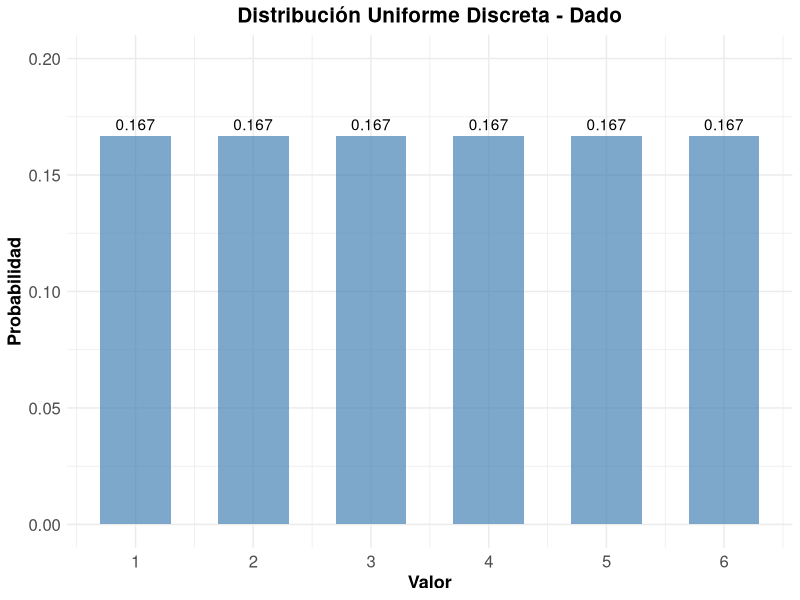
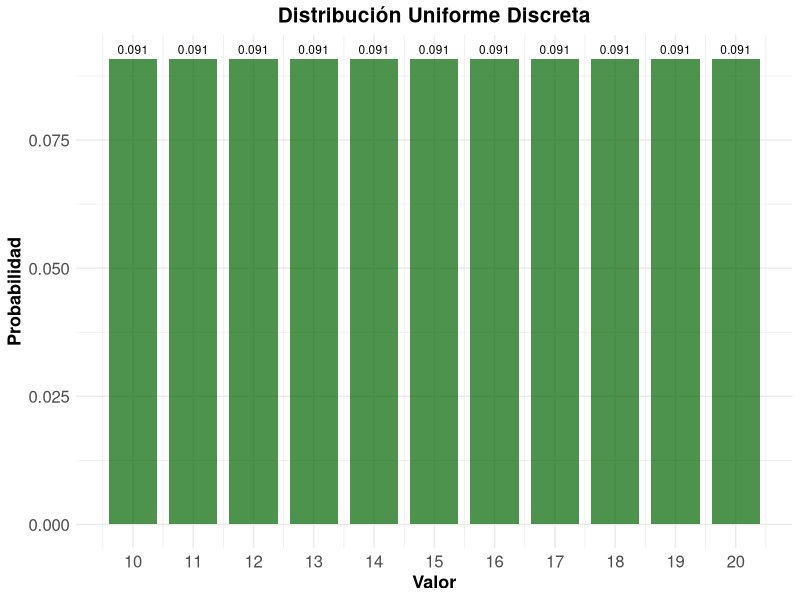
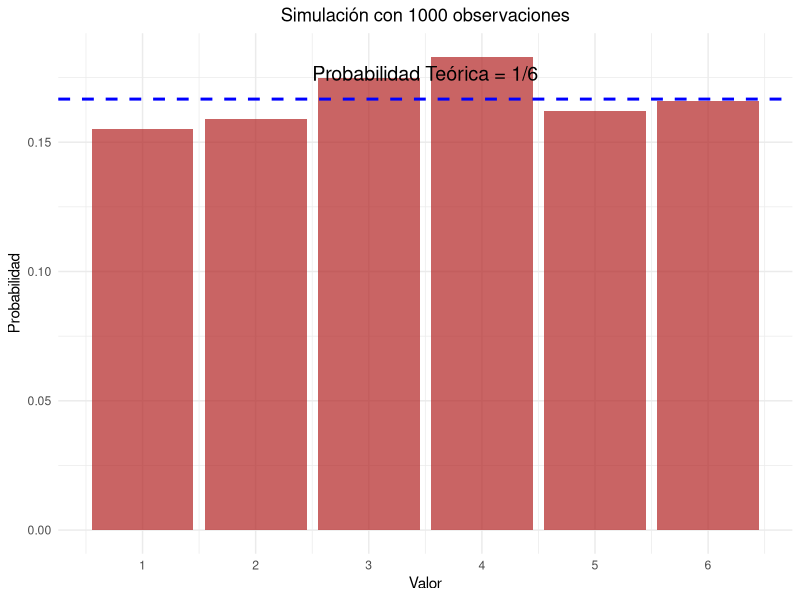
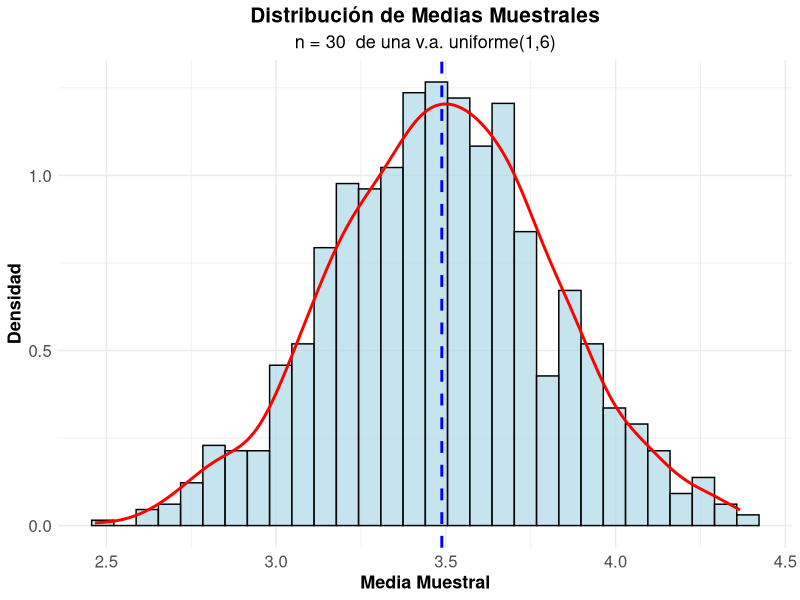
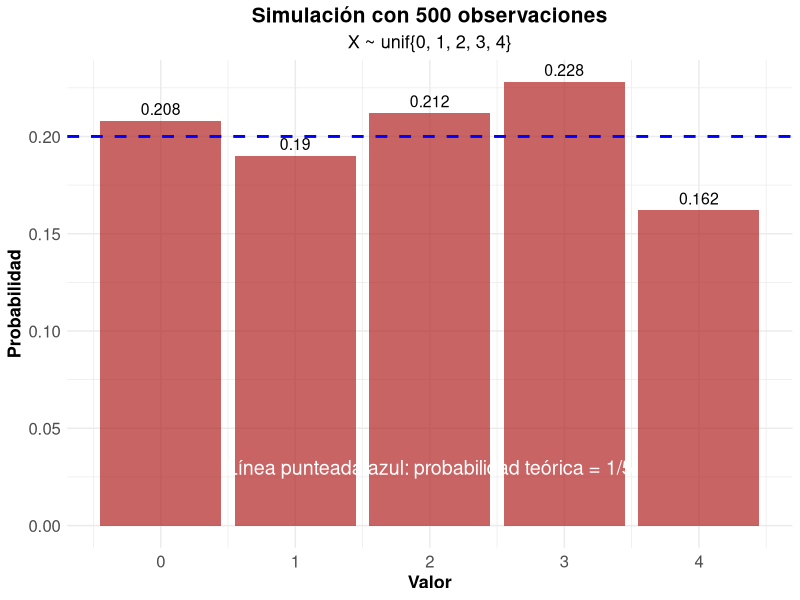
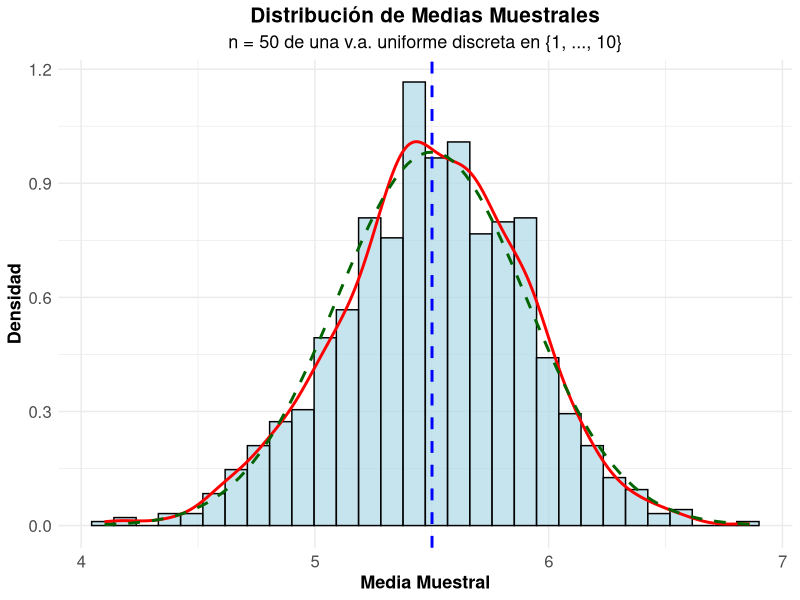

The R script that drew these images, in order:
## ---- chunk 1
#| label: setup
#| include: false
library(tidyverse)
library(kableExtra)
library(gridExtra)
## ---- chunk 2
#| code-fold: true
#| label: dado-ejemplo

# Parámetros del dado
x_1 <- 1
x_6 <- 6
valores <- x_1:x_6
probabilidades <- rep(1/length(valores), length(valores))

# Crear data frame
dado_data <- data.frame(
  Valor = valores,
  Probabilidad = probabilidades
)

# Mostrar tabla
kable(dado_data, 
      caption = "Distribución de probabilidad de un dado",
      align = "cc") %>%
  kable_styling(bootstrap_options = "striped")
## ---- chunk 3
#| code-fold: true
#| label: parametros-dado
# Media
media <- sum(dado_data$Valor)/length(dado_data$Valor)
cat("Media:", media, "\n")

# Varianza
varianza <- sum((dado_data$Valor- media)^2)/length(dado_data$Valor)
cat("Varianza:", varianza, "\n")

# Desviación estándar
desv_std <- sqrt(varianza)
cat("Desviación estándar:", round(desv_std, 4), "\n")
## ---- chunk 4
#| code-fold: true
#| label: grafico-dado
#| fig-cap: "Función de probabilidad de un dado"

ggplot(dado_data, aes(x = Valor, y = Probabilidad)) +
  geom_col(fill = "steelblue", alpha = 0.7, width = 0.6) +
  geom_text(aes(label = round(Probabilidad, 3)), vjust = -0.5) +
  scale_x_continuous(breaks = valores) +
  scale_y_continuous(limits = c(0, 0.20)) +
  labs(title = "Distribución Uniforme Discreta - Dado",
       x = "Valor",
       y = "Probabilidad") +
  theme_minimal() +
  theme(
    legend.title = element_text(size=13, face="bold"),
    legend.text = element_text(size=13),
    plot.title = element_text(size=15, face="bold", hjust = 0.5),
    plot.subtitle = element_text(size=13, hjust = 0.5),
    axis.text.x=element_text(size=12),
    axis.text.y=element_text(size=12),
    axis.title.x = element_text(face="bold", size=13),
    axis.title.y = element_text(face="bold", size=13)
    # panel.grid.major.y = element_line(color = "#ECF0F1", linewidth = 0.5,
    #   linetype = "dashed"),
    # panel.grid.minor.y = element_blank(),
    # panel.grid.major.x = element_blank(),
    # panel.background = element_rect(fill = "#FAFAFA", color = NA),
    # plot.background = element_rect(fill = "white", color = NA)
  )
## ---- chunk 5
#| code-fold: true
#| label: ejemplo-numeros

x2_1 <- 10
x2_n <- 20
valores2 <- x2_1:x2_n
probabilidades2 <- rep(1/(length(valores2)), length(valores2))

# Data_frame
data2 <- data.frame(
  Valor = valores2,
  Probabilidad = probabilidades2
)

# Parámetros estadísticos
media2 <- mean(data2$Valor)
varianza2 <- sum((data2$Valor - media2)^2)/length(data2$Valor)
desv_std2 <- sqrt(varianza2)

cat("Media:", media2, "\n")
cat("Varianza:", round(varianza2, 4), "\n")
cat("Desviación estándar:", round(desv_std2, 4), "\n")
## ---- chunk 6
#| label: grafico-numeros
#| code-fold: true
#| fig-align: "center"
#| fig-cap: "Distribución uniforme discreta entre 10 y 20"


ggplot(data2, aes(x = Valor, y = Probabilidad)) +
  geom_col(fill = "darkgreen", alpha = 0.7, width = 0.8) +
  geom_text(aes(label = round(Probabilidad, 3)), 
            vjust = -0.5, size = 3) +
  scale_x_continuous(breaks = seq(10, 20, 1)) +
  labs(title = "Distribución Uniforme Discreta",
       x = "Valor",
       y = "Probabilidad") +
  theme_minimal() +
  theme(
    legend.title = element_text(size=13, face="bold"),
    legend.text = element_text(size=13),
    plot.title = element_text(size=15, face="bold", hjust = 0.5),
    plot.subtitle = element_text(size=13, hjust = 0.5),
    axis.text.x=element_text(size=12),
    axis.text.y=element_text(size=12),
    axis.title.x = element_text(face="bold", size=13),
    axis.title.y = element_text(face="bold", size=13)
    # panel.grid.major.y = element_line(color = "#ECF0F1", linewidth = 0.5,
    #   linetype = "dashed"),
    # panel.grid.minor.y = element_blank(),
    # panel.grid.major.x = element_blank(),
    # panel.background = element_rect(fill = "#FAFAFA", color = NA),
    # plot.background = element_rect(fill = "white", color = NA)
  )
## ---- chunk 7
#| code-fold: true
#| label: simulacion

# Generar 1000 números aleatorios
n_sim <- 1000
muestra <- sample(1:6, n_sim, replace = TRUE)

# Frecuencias observadas
freq_obs <- table(muestra)
freq_rel <- prop.table(freq_obs)

# Comparar con probabilidades teóricas
comparacion <- data.frame(
  Valor = 1:6,
  Prob_Teorica = rep(1/6, 6),
  Freq_Observada = as.numeric(freq_rel)
)

kable(comparacion, 
      caption = "Comparación entre probabilidades teóricas y observadas",
      col.names = c("Valor", "Prob. Teórica", "Freq. Observada"),
      digits = 4) |> 
  kable_styling(bootstrap_options = "striped")
## ---- chunk 8
#| code-fold: true
#| label: grafico-simulacion
#| fig-width: 8
#| fig-height: 6
#| fig-align: "center"
#| fig-cap: "Comparación entre distribución teórica y simulada"



ggplot(comparacion) +
  geom_col(aes(x=Valor, y=Freq_Observada),alpha = 0.7, fill="firebrick") +
  scale_x_continuous(breaks = 1:6) +
  geom_hline(yintercept = 1/6, color = "blue", linetype = "dashed", linewidth = 1) +
  annotate("text", x=3.5, y=1/6 + 0.01, label="Probabilidad Teórica = 1/6", color = "black", size=5) +
  labs(title = paste("Simulación con", n_sim, "observaciones"),
       x = "Valor",
       y = "Probabilidad") +
  theme_minimal() +
  theme(plot.title = element_text(hjust = 0.5),
        legend.position = "bottom")
## ---- chunk 9
#| code-fold: true
#| label: limite-central
#| fig-width: 8
#| fig-height: 6
#| fig-align: "center"
#| fig-cap: "Verificación del Teorema Central del Límite"
# Simular medias muestrales

k_muestra <- 1000
n_muestra <- 30

medias_muestrales <- replicate(k_muestra, {
  muestra <- sample(1:6, n_muestra, replace = TRUE)
  mean(muestra)
})

# Crear histograma
hist_data <- data.frame(Medias = medias_muestrales)

ggplot(hist_data) +
  geom_histogram(aes(x=Medias, after_stat(density)), bins = 30, 
                 fill = "lightblue", alpha = 0.7, color = "black") +
  geom_density(aes(x = Medias), color = "red", linewidth = 1) +
  geom_vline(xintercept = mean(medias_muestrales), 
             color = "blue", linetype = "dashed", linewidth = 1) +
  labs(title = "Distribución de Medias Muestrales",
       subtitle = paste("n =", n_muestra, " de una v.a. uniforme(1,6)"),
       x = "Media Muestral",
       y = "Densidad") +
  theme_minimal() +
  theme(
    legend.title = element_text(size=13, face="bold"),
    legend.text = element_text(size=13),
    plot.title = element_text(size=15, face="bold", hjust = 0.5),
    plot.subtitle = element_text(size=13, hjust = 0.5),
    axis.text.x=element_text(size=12),
    axis.text.y=element_text(size=12),
    axis.title.x = element_text(face="bold", size=13),
    axis.title.y = element_text(face="bold", size=13)
    # panel.grid.major.y = element_line(color = "#ECF0F1", linewidth = 0.5,
    #   linetype = "dashed"),
    # panel.grid.minor.y = element_blank(),
    # panel.grid.major.x = element_blank(),
    # panel.background = element_rect(fill = "#FAFAFA", color = NA),
    # plot.background = element_rect(fill = "white", color = NA)
  )

# Estadísticas
cat("Media teórica:", (1+6)/2, "\n")
cat("Media observada:", round(mean(medias_muestrales), 4), "\n")
cat("Varianza teórica de la media:", round(((6-1+1)^2-1)/12/n_muestra, 4), "\n")
cat("Varianza observada de la media:", round(var(medias_muestrales), 4), "\n")
## ---- chunk 10
#| label: sol-unif-sim1-datos
#| code-fold: true

set.seed(2025)

# Tema común para los gráficos de las soluciones
tema_ej <- theme_minimal() +
  theme(
    legend.title = element_text(size=13, face="bold"),
    legend.text = element_text(size=13),
    plot.title = element_text(size=15, face="bold", hjust = 0.5),
    plot.subtitle = element_text(size=13, hjust = 0.5),
    axis.text.x=element_text(size=12),
    axis.text.y=element_text(size=12),
    axis.title.x = element_text(face="bold", size=13),
    axis.title.y = element_text(face="bold", size=13)
  )

# Simulación
valores_s1 <- 0:4
n_sim_s1 <- 500
muestra_s1 <- sample(valores_s1, n_sim_s1, replace = TRUE)

# Frecuencias observadas (con factor para no perder ningún valor)
freq_obs_s1 <- table(factor(muestra_s1, levels = valores_s1))

# Comparación con las probabilidades teóricas
comparacion_s1 <- data.frame(
  Valor = valores_s1,
  Prob_Teorica = rep(1/length(valores_s1), length(valores_s1)),
  Freq_Observada = as.numeric(prop.table(freq_obs_s1))
)
comparacion_s1$Diferencia <- abs(comparacion_s1$Freq_Observada - comparacion_s1$Prob_Teorica)

kable(comparacion_s1,
      caption = "Comparación entre probabilidades teóricas y frecuencias observadas (500 simulaciones)",
      col.names = c("Valor", "Prob. Teórica", "Freq. Observada", "Diferencia"),
      digits = 4) |>
  kable_styling(bootstrap_options = "striped")
## ---- chunk 11
#| label: sol-unif-sim1-parametros
#| code-fold: true

media_teo_s1 <- mean(valores_s1)
var_teo_s1 <- sum((valores_s1 - media_teo_s1)^2)/length(valores_s1)

cat("Media teórica:", media_teo_s1, "| Media observada:", round(mean(muestra_s1), 4), "\n")
cat("Varianza teórica:", var_teo_s1, "| Varianza observada:", round(var(muestra_s1), 4), "\n")
## ---- chunk 12
#| label: sol-unif-sim1-grafico
#| code-fold: true
#| fig-width: 8
#| fig-height: 6
#| fig-align: "center"
#| fig-cap: "Frecuencias observadas (500 simulaciones) vs. probabilidad teórica 1/5"

ggplot(comparacion_s1) +
  geom_col(aes(x = Valor, y = Freq_Observada), alpha = 0.7, fill = "firebrick") +
  geom_text(aes(x = Valor, y = Freq_Observada, label = round(Freq_Observada, 3)),
            vjust = -0.5, size = 4) +
  geom_hline(yintercept = 1/5, color = "blue", linetype = "dashed", linewidth = 1) +
  annotate("text", x = 2, y = 0.03, label = "Línea punteada azul: probabilidad teórica = 1/5",
           color = "white", size = 5) +
  scale_x_continuous(breaks = valores_s1) +
  labs(title = paste("Simulación con", n_sim_s1, "observaciones"),
       subtitle = "X ~ unif{0, 1, 2, 3, 4}",
       x = "Valor",
       y = "Probabilidad") +
  tema_ej
## ---- chunk 13
#| label: sol-unif-tcl
#| code-fold: true
#| fig-width: 8
#| fig-height: 6
#| fig-align: "center"
#| fig-cap: "Verificación del Teorema Central del Límite: uniforme discreta en {1, ..., 10}, n = 50"

set.seed(2025)

k_muestra2 <- 1000
n_muestra2 <- 50
valores_u2 <- 1:10

# Parámetros teóricos de X
mu_u2 <- mean(valores_u2)
sigma2_u2 <- sum((valores_u2 - mu_u2)^2)/length(valores_u2)
var_media_u2 <- sigma2_u2/n_muestra2

# Simular medias muestrales
medias_u2 <- replicate(k_muestra2, {
  muestra <- sample(valores_u2, n_muestra2, replace = TRUE)
  mean(muestra)
})

# Crear histograma
hist_data2 <- data.frame(Medias = medias_u2)

ggplot(hist_data2) +
  geom_histogram(aes(x = Medias, after_stat(density)), bins = 30,
                 fill = "lightblue", alpha = 0.7, color = "black") +
  geom_density(aes(x = Medias), color = "red", linewidth = 1) +
  geom_function(fun = dnorm, args = list(mean = mu_u2, sd = sqrt(var_media_u2)),
                color = "darkgreen", linetype = "dashed", linewidth = 1) +
  geom_vline(xintercept = mean(medias_u2),
             color = "blue", linetype = "dashed", linewidth = 1) +
  labs(title = "Distribución de Medias Muestrales",
       subtitle = paste("n =", n_muestra2, "de una v.a. uniforme discreta en {1, ..., 10}"),
       x = "Media Muestral",
       y = "Densidad") +
  tema_ej

# Estadísticas
cat("Media teórica:", mu_u2, "\n")
cat("Media observada:", round(mean(medias_u2), 4), "\n")
cat("Varianza teórica de la media:", round(var_media_u2, 4), "\n")
cat("Varianza observada de la media:", round(var(medias_u2), 4), "\n")
